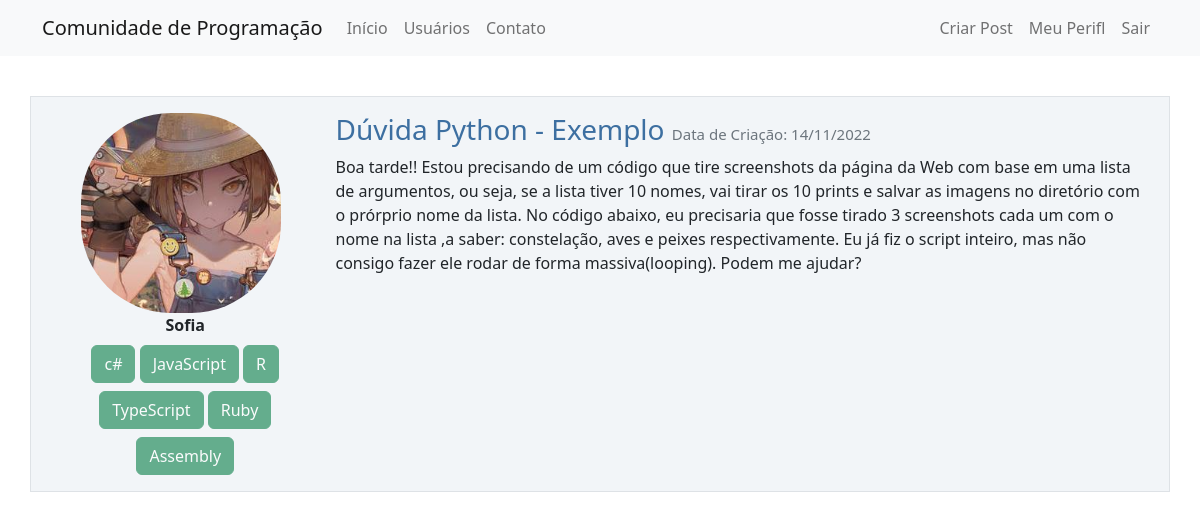
The page /post/6 (signed in) on the database its author committed.
### comunidadeprogs/models.py (models this page shows, shortened)
class Usuario(database.Model, UserMixin):
    id = database.Column(database.Integer, primary_key=True)
    username = database.Column(database.String, nullable=False, unique=True)
    email = database.Column(database.String, nullable=False, unique=True)
    senha = database.Column(database.String, nullable=False)
    foto_perfil = database.Column(database.String, default='default.jpg')
    posts = database.relationship('Post', backref='autor', lazy=True)
    linguagens = database.Column(database.String, nullable=False, default='Não Informado')

class Post(database.Model):
    id = database.Column(database.Integer, primary_key=True)
    titulo = database.Column(database.String, nullable=False)
    corpo = database.Column(database.Text, nullable=False)
    data_criacao = database.Column(database.DateTime, nullable=False, default=datetime.utcnow)
    id_usuario = database.Column(database.Integer, database.ForeignKey('usuario.id'), nullable=False)

### comunidadeprogs/routes.py (the view)
@app.route('/post/<post_id>', methods=['GET', 'POST'])
@login_required
def exibir_post(post_id):
    post = Post.query.get(post_id)
    if current_user == post.autor:
        form = FormCriarPost()
        if request.method == 'GET':
            form.titulo.data = post.titulo
            form.corpo.data = post.corpo
        elif form.validate_on_submit():
            post.titulo = form.titulo.data
            post.corpo = form.corpo.data
            database.session.commit()
            flash('Post Atualizado', 'alert-success')
            return redirect(url_for("home"))
    else:
        form = None
    return render_template('post.html', post=post, form=form)

### comunidadeprogs/models.py (called while the page is built)
@login_manager.user_loader
def load_usuario(id_usuario):
    return Usuario.query.get(int(id_usuario))

### comunidadeprogs/templates/post.html (shortened to what this page needs)
{% extends 'base.html' %}
{% block body %}
        <div class="container mt-3 d-flex align-items-center">
                <div class="row border mt-4 p-3 meupost d-flex flex-wrap justify-content-around">
                        <div class="col col-3">
                                <div class="image pe-2 d-flex justify-content-center">
                                        <img src="../static/fotos_perfil/{{post.autor.foto_perfil }}" id="img_perfil" width="200">
                                </div>
                                <strong class="d-flex justify-content-center">{{ post.autor.username }}</strong>
                                <div class="row justify-content-center">
                                        <div class="col w-100" style="text-align: center; max-width: 600px;">
                                                {% if post.autor.linguagens == '' %}
                                                        <button type="button" class="btn btn-success mt-2" disabled>{{ 'Não Informado' }}</button>
                                                {% else %}
                                                        {% for linguagem in post.autor.linguagens.split(';') %}
                                                                <button type="button" class="btn btn-success mt-2" disabled>{{ linguagem }}</button>
                                                        {% endfor %}
                                                {% endif %}
                                        </div>
                                </div>
                        </div>
                        <div class="col col-9">
                                <h3 style="color: rgba(40, 96, 150, 0.897);">
                                        {{ post.titulo }}
                                        <small class="text-muted" style="font-size: 15px;">
                                                Data de Criação: {{ post.data_criacao.strftime('%d/%m/%Y') }}
                                        </small>
                                </h3>
                                <p>{{ post.corpo }}</p>
                        </div>
                </div>
        </div>
{% endblock %}

### comunidadeprogs/static/main.css (style rules this page uses)
#img_perfil { object-fit: cover; height: 200px; border-radius: 90px; }
.meupost { background: #f2f5f8; min-width: 800px; }

### rows shown on the page
Usuario: autor.foto_perfil (picture), autor.username "Sofia"
Post: titulo "Dúvida Python - Exemplo", data_criacao "14/11/2022", corpo "Boa tarde!! Estou precisando de um código que tire screenshots da página da Web com base em uma lista de argumentos, ou seja, se a lista tiver 10 nomes, vai tirar os 10 prints e salvar as imagens no diretório com o prórprio nome da lista. No código abaixo, eu precisaria que fosse tirado 3 screenshots cada um com o nome na lista ,a saber: constelação, aves e peixes respectivamente. Eu já fiz o script inteiro, mas não consigo fazer ele rodar de forma massiva(looping). Podem me ajudar?"

### other values the page prints
{{ linguagem }} "c#" "JavaScript" "R" "TypeScript" "Ruby" "Assembly"
